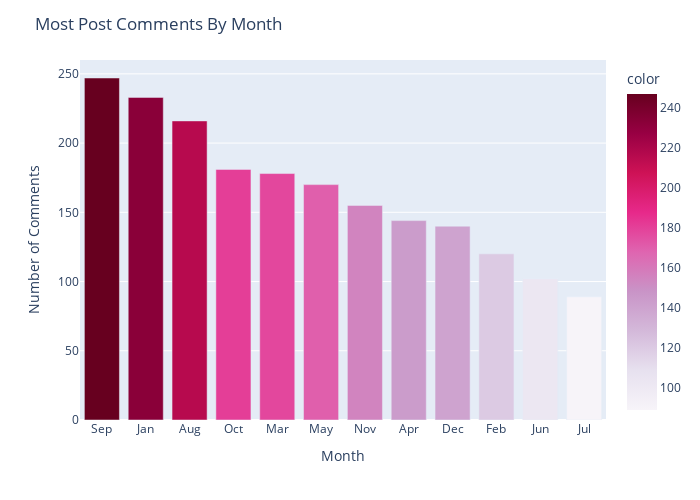

The notebook cell saved with this chart:
### Markdown cell above
- Most Post Comments By Year

### Code cell
def commentsByMonth(dfTimestampParsed):
    by_time = dfTimestampParsed['month'].value_counts().sort_values(ascending = False)
    fig = px.bar(by_time, color= by_time, color_continuous_scale='purd')
    fig.update_layout(
        title = "Most Post Comments By Month",
        autosize=False,
        width=700,
        height=500,
        xaxis_title="Month", 
        yaxis_title="Number of Comments"
        )
    fig.show()
commentsByMonth(dfTimestampParsed)

### Figure 1 — Plotly figure (JSON) as saved in the notebook; plotly's stock layout.template omitted (floating-point values rounded to 4 significant figures)
{"data": [{"alignmentgroup": "True", "hovertemplate": "index=%{x}<br>value=%{y}<br>color=%{marker.color}<extra></extra>", "legendgroup": "", "marker": {"color": [247, 233, 216, 181, 178, 170, 155, 144, 140, 120, 102, 89], "coloraxis": "coloraxis", "pattern": {"shape": ""}}, "name": "", "offsetgroup": "", "orientation": "v", "showlegend": false, "textposition": "auto", "type": "bar", "x": ["Sep", "Jan", "Aug", "Oct", "Mar", "May", "Nov", "Apr", "Dec", "Feb", "Jun", "Jul"], "xaxis": "x", "y": [247, 233, 216, 181, 178, 170, 155, 144, 140, 120, 102, 89], "yaxis": "y"}], "layout": {"autosize": false, "barmode": "relative", "coloraxis": {"colorbar": {"title": {"text": "color"}}, "colorscale": [[0, "rgb(247,244,249)"], [0.125, "rgb(231,225,239)"], [0.25, "rgb(212,185,218)"], [0.375, "rgb(201,148,199)"], [0.5, "rgb(223,101,176)"], [0.625, "rgb(231,41,138)"], [0.75, "rgb(206,18,86)"], [0.875, "rgb(152,0,67)"], [1, "rgb(103,0,31)"]]}, "height": 500, "legend": {"tracegroupgap": 0}, "margin": {"t": 60}, "title": {"text": "Most Post Comments By Month"}, "width": 700, "xaxis": {"anchor": "y", "domain": [0, 1], "title": {"text": "Month"}}, "yaxis": {"anchor": "x", "domain": [0, 1], "title": {"text": "Number of Comments"}}}}
